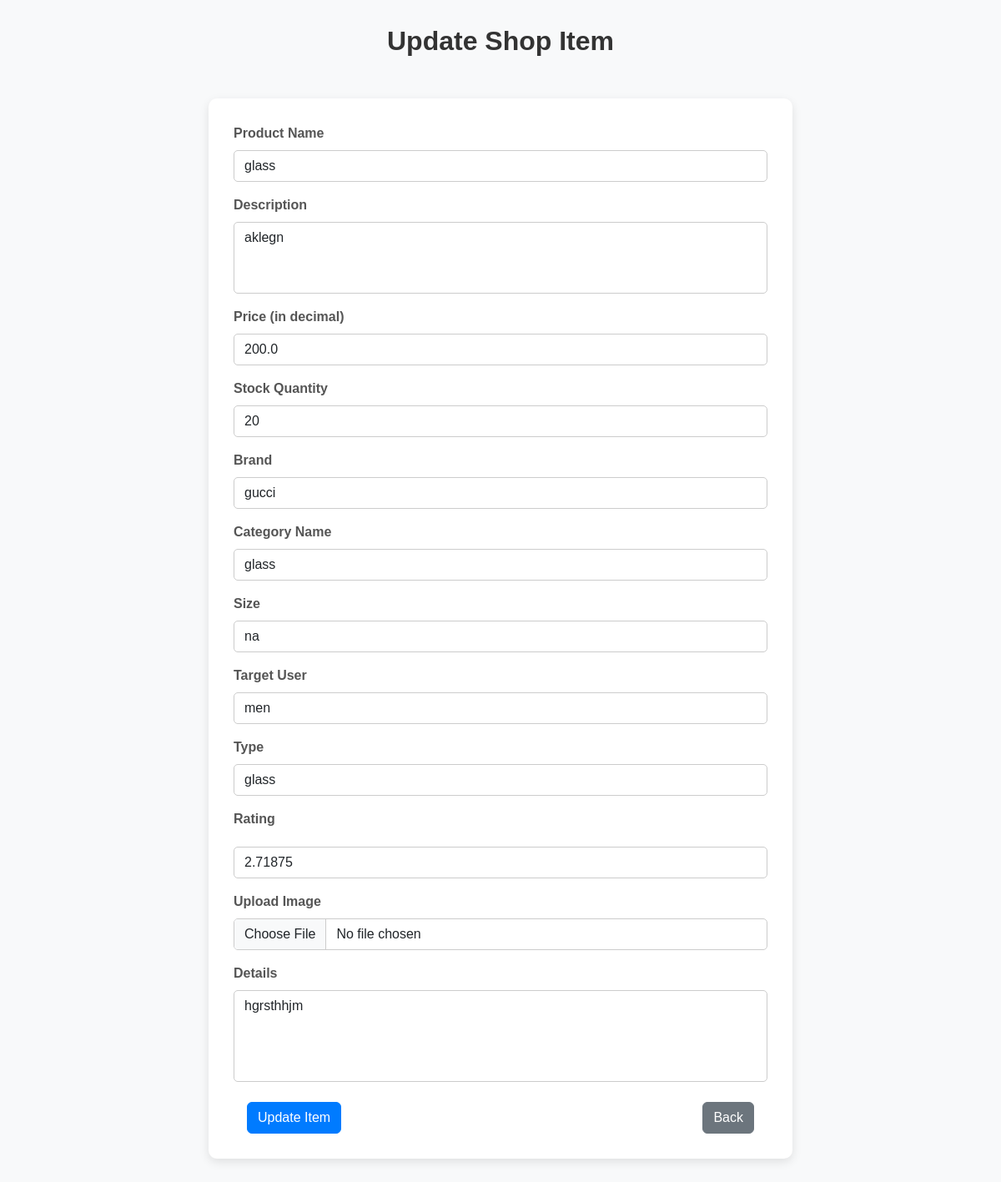
Screenshot of /product/edit/1 with the database file from the repository.
### models.py (models this page shows)
class Product(db.Model):
    id = db.Column(db.Integer, primary_key=True)
    name = db.Column(db.String(150), nullable=False)
    price = db.Column(db.Float, nullable=False)
    stock_quantity = db.Column(db.Integer, nullable=False)
    brand = db.Column(db.String(100), nullable=False)
    size = db.Column(db.String(50), nullable=False)
    target_user = db.Column(db.String(100), nullable=False)
    type = db.Column(db.String(100), nullable=False)
    image = db.Column(db.String(255))
    description = db.Column(db.Text)
    details = db.Column(db.Text)
    rating=db.Column(db.Float, nullable=False)
    category = db.Column(db.String(100),nullable=False)

### views.py (the view, shortened to what this page needs)
@bp.route('/product/edit/<int:id>', methods=['GET', 'POST'])
def update_product(id):
    product = Product.query.get_or_404(id)
    return render_template('update-product.html', product=product)

### update-product.html (shortened to what this page needs)
<!DOCTYPE html>
<html lang="en">
<head>
  <link href="https://cdn.jsdelivr.net/npm/bootstrap@5.3.0/dist/css/bootstrap.min.css" rel="stylesheet">
  <link rel="stylesheet" href="add-shop-items.css">
</head>
<body>
  <div class="wrapper">
    <h2 class="container-heading">Update Shop Item</h2>
    <div class="container form-container">
      <form id="updateItemForm" method="POST" action="{{ url_for('views.update_product', id=product.id) }}" enctype="multipart/form-data">
        <div class="mb-3">
          <label for="productName" class="form-label">Product Name</label>
          <input type="text" class="form-control" id="productName" name="name" value="{{ product.name }}" placeholder="Enter product name" required>
        </div>
        <div class="mb-3">
          <label for="description" class="form-label">Description</label>
          <textarea class="form-control" id="description" name="description" rows="3" placeholder="Enter product description" required>{{ product.description }}</textarea>
        </div>
        <div class="mb-3">
          <label for="price" class="form-label">Price (in decimal)</label>
          <input type="number" step="0.01" class="form-control" id="price" name="price" value="{{ product.price }}" placeholder="Enter price" min="1" required>
        </div>
        <div class="mb-3">
          <label for="stockQuantity" class="form-label">Stock Quantity</label>
          <input type="number" class="form-control" id="stockQuantity" name="stock_quantity" value="{{ product.stock_quantity }}" placeholder="Enter stock quantity" min="1" required>
        </div>
        <div class="mb-3">
          <label for="brand" class="form-label">Brand</label>
          <input type="text" class="form-control" id="brand" name="brand" value="{{ product.brand }}" placeholder="Enter brand name" required>
        </div>
        <div class="mb-3">
          <label for="categoryName" class="form-label">Category Name</label>
          <input type="text" class="form-control" id="categoryName" name="category" value="{{ product.category }}" placeholder="Enter category name" required>
        </div>
        <div class="mb-3">
          <label for="size" class="form-label">Size</label>
          <input type="text" class="form-control" id="size" name="size" value="{{ product.size }}" placeholder="Enter size" required>
        </div>
        <div class="mb-3">
          <label for="targetUser" class="form-label">Target User</label>
          <input type="text" class="form-control" id="targetUser" name="target_user" value="{{ product.target_user }}" placeholder="Enter target user" required>
        </div>
        <div class="mb-3">
          <label for="type" class="form-label">Type</label>
          <input type="text" class="form-control" id="type" name="type" value="{{ product.type }}" placeholder="Enter type" required>
        </div>
        <div class="mb-3">
          <label for="rating" class="form-label">Rating</label>
          <input type="number" step="0.1" id="rating" name="rating" class="form-control mt-2" value="{{ product.rating }}" placeholder="Enter rating (1-5)" min="1" max="5" required>
        </div>
        <div class="mb-3">
          <label for="image" class="form-label">Upload Image</label>
          <input type="file" class="form-control" id="image" name="image" accept="image/*">
        </div>
        <div class="mb-3">
          <label for="details" class="form-label">Details</label>
          <textarea class="form-control" id="details" name="details" rows="4" placeholder="Enter product details">{{ product.details }}</textarea>
        </div>
        <div class="d-flex justify-content-between align-items-center mt-4 px-3">
          <button type="submit" class="btn btn-primary">Update Item</button>
          <button type="button" class="btn btn-secondary" onclick="goBack()">Back</button>
        </div>
      </form>
    </div>
  </div>
</body>
</html>

### add-shop-items.css (style rules this page uses)
body { background-color: #f8f9fa; font-family: Arial, sans-serif; }
.wrapper { margin-top: 30px; }
.container-heading { text-align: center; font-weight: 700; font-size: 2rem; margin-bottom: 20px; color: #333333; }
.form-container { margin: 50px auto; background: #ffffff; padding: 30px; border-radius: 10px; box-shadow: 0 4px 12px rgba(0, 0, 0, 0.1); max-width: 700px; }
.form-label { font-weight: bold; color: #555555; }
.form-control { border-radius: 5px; border: 1px solid #cccccc; }
textarea { resize: none; }
button { border-radius: 5px; font-weight: bold; }
.btn-primary { background-color: #007bff; border-color: #007bff; }
.btn-secondary { background-color: #6c757d; border-color: #6c757d; }
.d-flex { display: flex; gap: 1rem; }

### rows the page displays
Product: name "glass", description "aklegn", price "200.0", stock_quantity "20", brand "gucci", category "glass", size "na", target_user "men", type "glass", rating "2.71875", details "hgrsthhjm"
